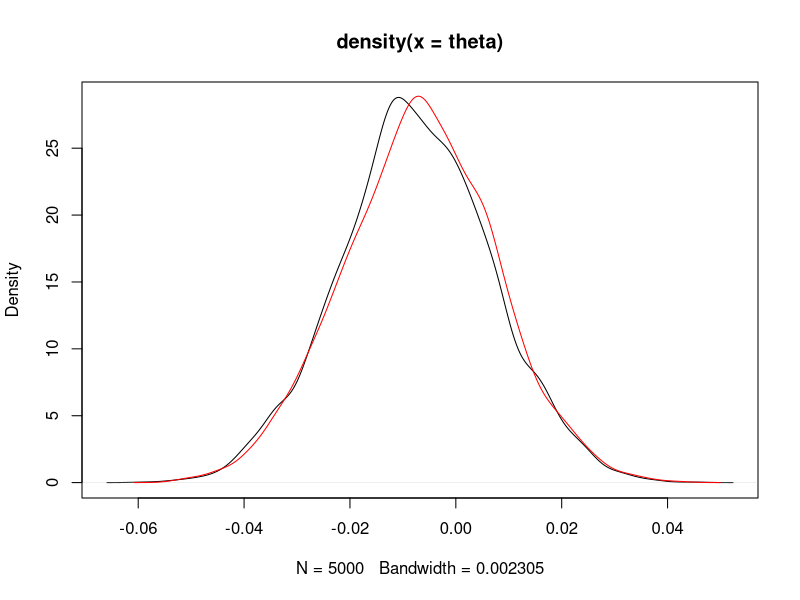

Reproduce this figure in R.
#Problem 4

n<-5000 

#Chosen values and Prior Parameters:
theta0 = 1
sig0 = 0.5
v0 = 1
k0 = 1
kn<-k0+n
vn<-v0+n

y<-rnorm(n, mean=0, sd = 1)
yb<-mean(y)
SS<-sum((y-yb)^2)
theta_n<-(k0*theta0+n*yb)/kn
SSn<-(v0*sig0+SS+(k0*n)*(y-theta0)^2/kn)/vn
sig <- 1/rgamma(5000,vn/2,vn*SSn/2)
theta<-rnorm(5000, theta_n, sqrt(sig/kn))
t<-rt(5000, df=vn)*sqrt(SSn/kn)+theta_n
theta_density<-density(theta)
t_dist<-density(t)
plot(theta_density)
lines(t_dist, col="red")